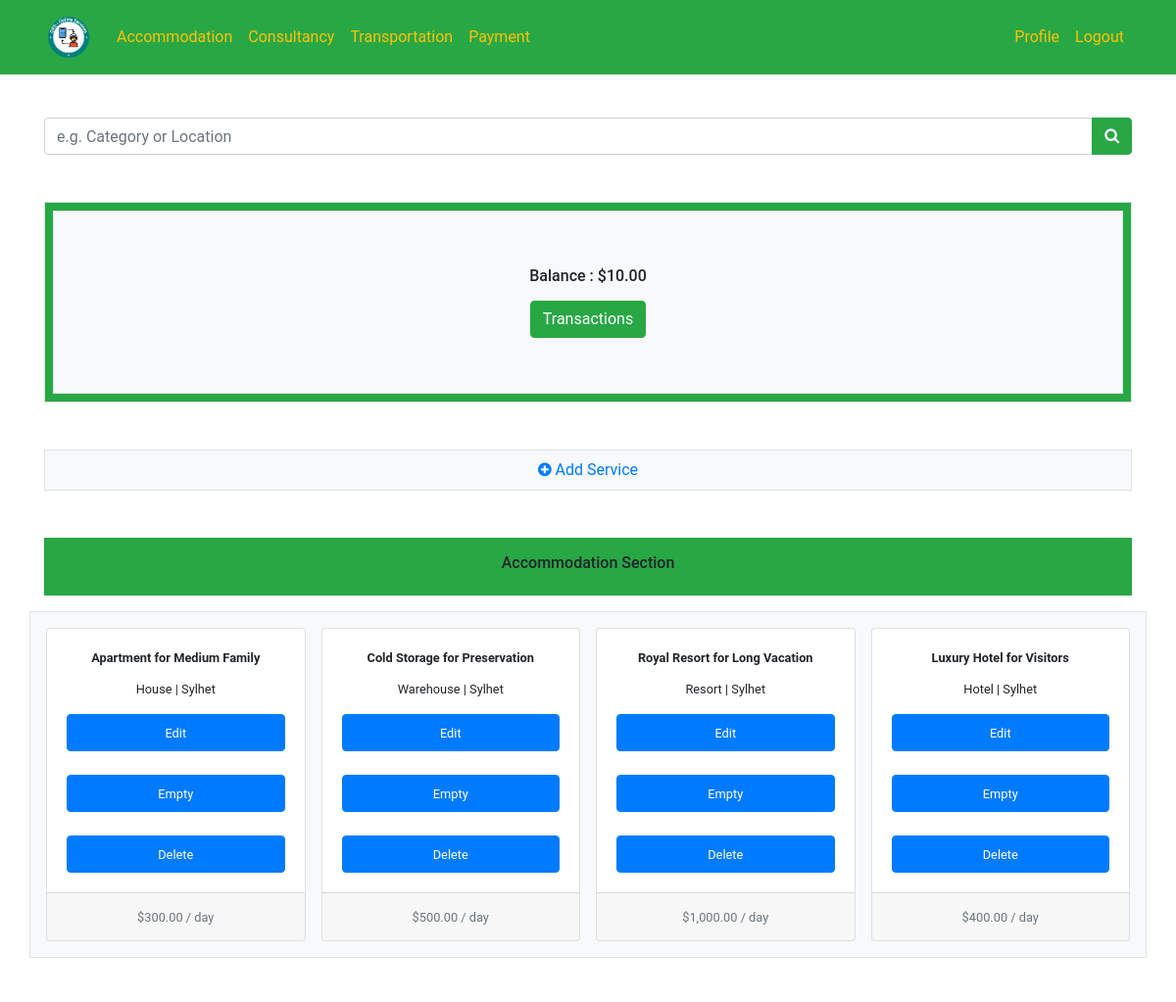
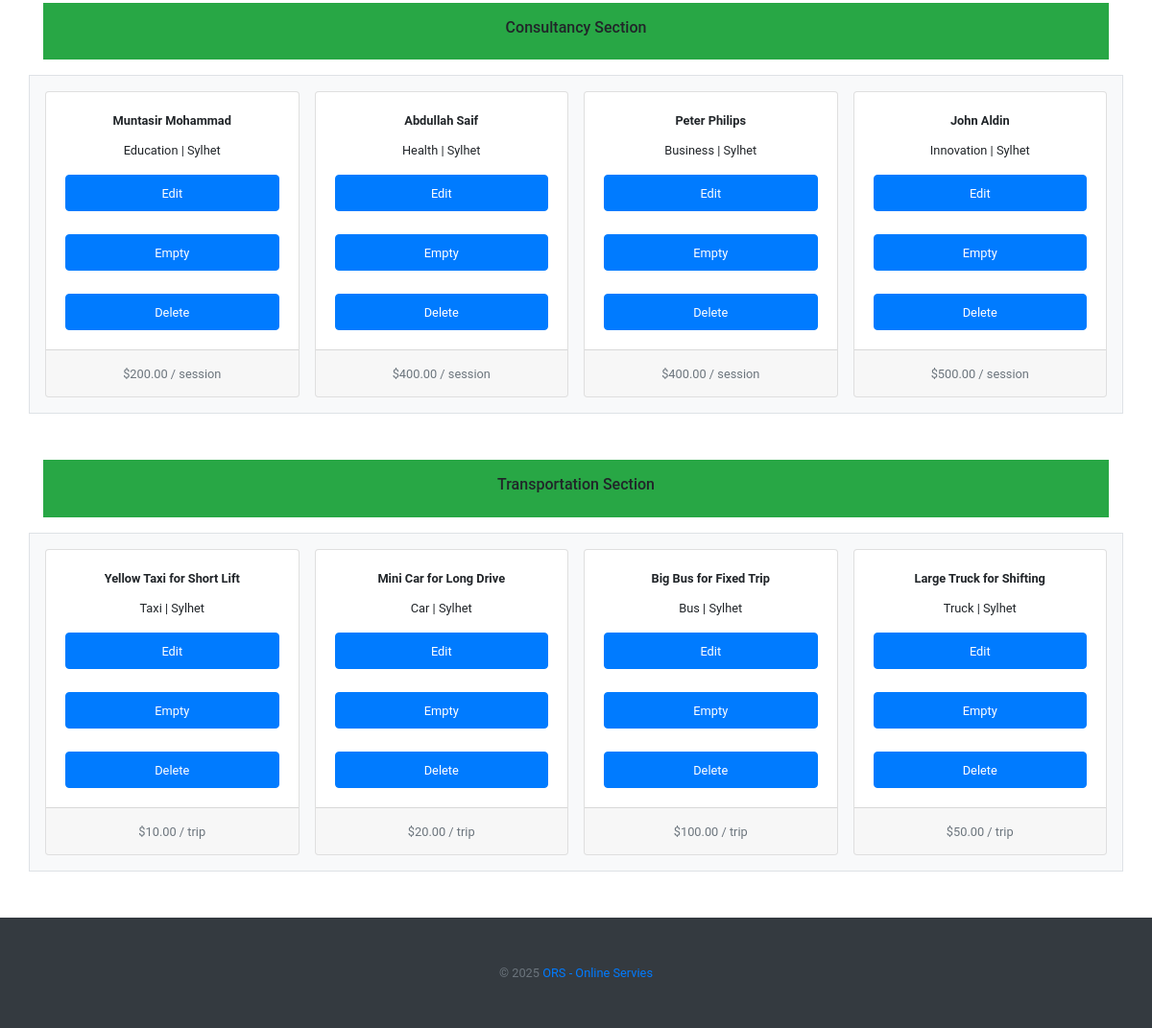
Screenshot of / (signed in) with the database file from the repository (2 pictures, top to bottom).
### tables this page shows
CREATE TABLE services (id INTEGER NOT NULL, service TEXT NOT NULL, title TEXT NOT NULL, location TEXT NOT NULL, category TEXT NOT NULL, revenue NUMERIC NOT NULL, details LONGTEXT NOT NULL, image HYPERLINK, provider INTEGER NOT NULL, customer INTEGER, PRIMARY KEY(id), FOREIGN KEY(provider) REFERENCES users(id), FOREIGN KEY(customer) REFERENCES users(id));

### application.py (the view)
@app.route("/")
def index():
    try:
        user = session["user_id"]
        row = db.execute("SELECT * FROM users WHERE id = ?", user)
        group = row[0]["type"]
        balance = row[0]["balance"]
        rows1 = db.execute("SELECT * FROM services WHERE provider = ? AND service = ? ORDER BY id", user, "Accommodation")
        rows2 = db.execute("SELECT * FROM services WHERE provider = ? AND service = ? ORDER BY id", user, "Consultancy")
        rows3 = db.execute("SELECT * FROM services WHERE provider = ? AND service = ? ORDER BY id", user, "Transportation")
        rows4 = db.execute("SELECT * FROM services WHERE customer = ? ORDER BY id", user)
        return render_template("index.html", group=group, balance=balance, usd=usd, rows1=rows1, rows2=rows2, rows3=rows3, rows4=rows4)
    except:
        return render_template("index.html")

### application.py (called while the page is built)
@app.after_request
def after_request(response):
    response.headers["Cache-Control"] = "no-cache, no-store, must-revalidate"
    response.headers["Expires"] = 0
    response.headers["Pragma"] = "no-cache"
    return response

### helpers.py (called while the page is built)
def usd(value):
    return f"${value:,.2f}"

### templates/index.html (shortened to what this page needs)
{% extends "layout.html" %}
{% block main %}
    {% if session.user_id %}
        <div class="bg-success text-center p-2 mb-5 border">
            <div class="bg-light container border p-5">
                <h6 class="m-2">Balance : {{ balance | usd }}</h6>
                <a href="/transactions" class="btn btn-success m-2">Transactions</a>
            </div>
        </div>
        {% if group == "provider" %}
            <div class="container bg-light text-center mb-5 p-2 border">
                <a href="/add">
                    <i class="fa fa-plus-circle"></i> Add Service
                </a>
            </div>
            <div class="bg-success text-center p-3 mb-3">
                <h6>
                    Accommodation Section
                </h6>
            </div>
            <div class="row row-cols-1 row-cols-md-4 g-4 bg-light text-center p-2 border">
                {% for row in rows1 %}
                    <div class="col p-2">
                        <div class="card h-100">
                            <div class="card-body">
                                <p class="card-title small">
                                    <strong>{{ row.title }}</strong>
                                </p>
                                <p class="card-text small">{{ row.category }} | {{ row.location }}</p>
                                <a href="/edit-{{ row.id }}" class="btn btn-primary d-block"><small>Edit</small></a><br>
                                <a href="/empty-{{ row.id }}" class="btn btn-primary d-block"><small>Empty</small></a><br>
                                <a href="/delete-{{ row.id }}" class="btn btn-primary d-block"><small>Delete</small></a>
                            </div>
                            <div class="card-footer">
                                <small class="text-muted">{{ row.revenue | usd }} / day</small>
                            </div>
                        </div>
                    </div>
                {% endfor %}
            </div>
            <div class="bg-success text-center p-3 mt-5 mb-3">
                <h6>
                    Consultancy Section
                </h6>
            </div>
            <div class="row row-cols-1 row-cols-md-4 g-4 bg-light text-center p-2 border">
                {% for row in rows2 %}
                    <div class="col p-2">
                        <div class="card h-100">
                            <div class="card-body">
                                <p class="card-title small">
                                    <strong>{{ row.title }}</strong>
                                </p>
                                <p class="card-text small">{{ row.category }} | {{ row.location }}</p>
                                <a href="/edit-{{ row.id }}" class="btn btn-primary d-block"><small>Edit</small></a><br>
                                <a href="/empty-{{ row.id }}" class="btn btn-primary d-block"><small>Empty</small></a><br>
                                <a href="/delete-{{ row.id }}" class="btn btn-primary d-block"><small>Delete</small></a>
                            </div>
                            <div class="card-footer">
                                <small class="text-muted">{{ row.revenue | usd }} / session</small>
                            </div>
                        </div>
                    </div>
                {% endfor %}
            </div>
            <div class="bg-success text-center p-3 mt-5 mb-3">
                <h6>
                    Transportation Section
                </h6>
            </div>
            <div class="row row-cols-1 row-cols-md-4 g-4 bg-light text-center p-2 border">
                {% for row in rows3 %}
                    <div class="col p-2">
                        <div class="card h-100">
                            <div class="card-body">
                                <p class="card-title small">
                                    <strong>{{ row.title }}</strong>
                                </p>
                                <p class="card-text small">{{ row.category }} | {{ row.location }}</p>
                                <a href="/edit-{{ row.id }}" class="btn btn-primary d-block"><small>Edit</small></a><br>
                                <a href="/empty-{{ row.id }}" class="btn btn-primary d-block"><small>Empty</small></a><br>
                                <a href="/delete-{{ row.id }}" class="btn btn-primary d-block"><small>Delete</small></a>
                            </div>
                            <div class="card-footer">
                                <small class="text-muted">{{ row.revenue | usd }} / trip</small>
                            </div>
                        </div>
                    </div>
                {% endfor %}
            </div>
        {% endif %}
    {% endif %}
{% endblock %}

### static/styles.css (style rules this page uses)
body { font-family: 'Roboto'; }

### rows the page displays
services: title "Apartment for Medium Family", category "House", location "Sylhet", revenue "$300.00"
services: title "Cold Storage for Preservation", category "Warehouse", location "Sylhet", revenue "$500.00"
services: title "Royal Resort for Long Vacation", category "Resort", location "Sylhet", revenue "$1,000.00"
services: title "Luxury Hotel for Visitors", category "Hotel", location "Sylhet", revenue "$400.00"
services: title "Muntasir Mohammad", category "Education", location "Sylhet", revenue "$200.00"
services: title "Abdullah Saif", category "Health", location "Sylhet", revenue "$400.00"
services: title "Peter Philips", category "Business", location "Sylhet", revenue "$400.00"
services: title "John Aldin", category "Innovation", location "Sylhet", revenue "$500.00"
services: title "Yellow Taxi for Short Lift", category "Taxi", location "Sylhet", revenue "$10.00"
services: title "Mini Car for Long Drive", category "Car", location "Sylhet", revenue "$20.00"
services: title "Big Bus for Fixed Trip", category "Bus", location "Sylhet", revenue "$100.00"
services: title "Large Truck for Shifting", category "Truck", location "Sylhet", revenue "$50.00"

### other values shown
{{ balance | usd }} "$10.00"
